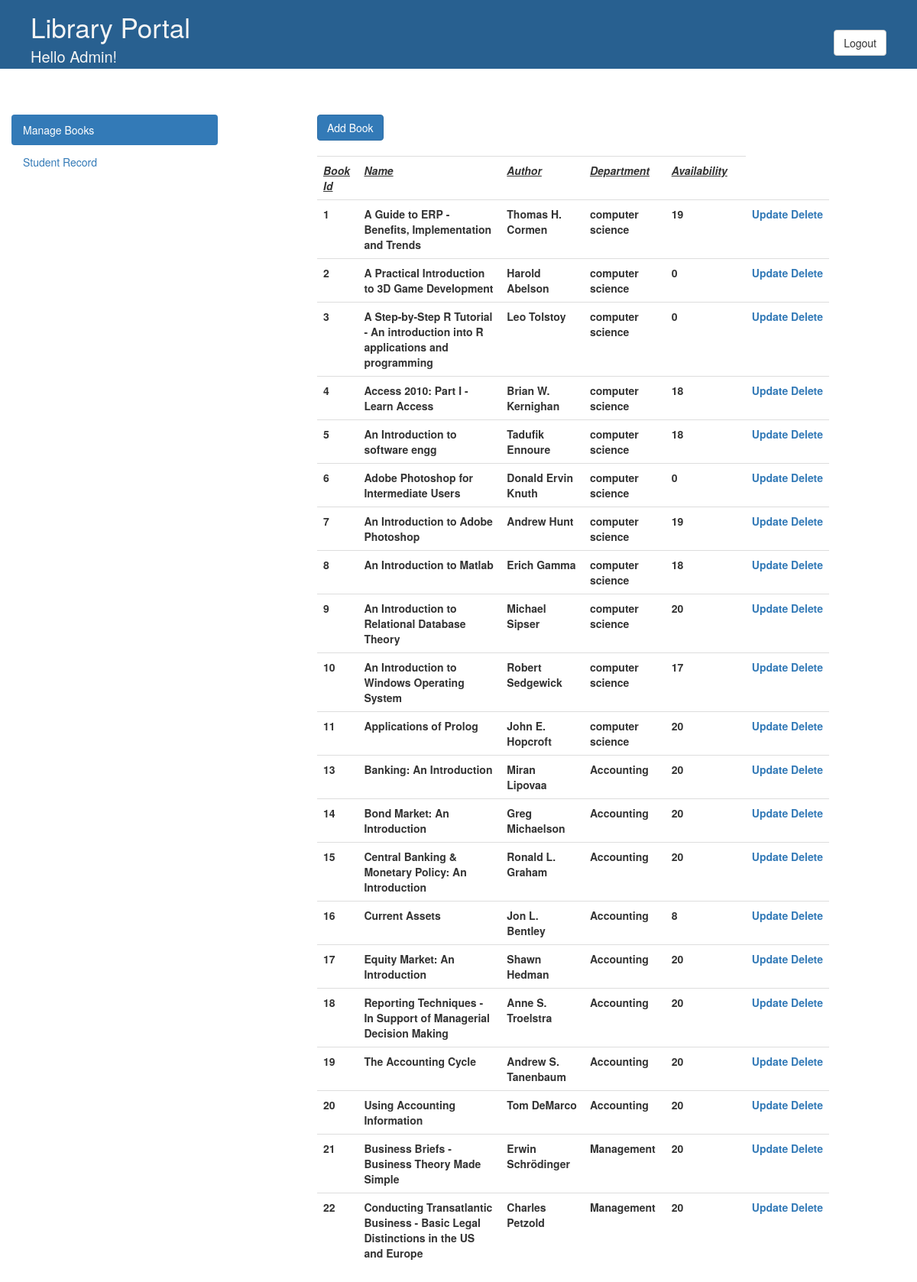
The app's page /admin/managebooks.php (signed in) with its own data.
### tables this page shows
CREATE TABLE `Library` (
  `bid` int(4) NOT NULL,
  `bname` varchar(100) NOT NULL,
  `bauth` varchar(20) NOT NULL,
  `department` varchar(20) NOT NULL,
  `availability` int(11) NOT NULL
);

### admin/managebooks.php (the view, shortened to what this page needs)
<?php
include "loggedin.php";
?>
<!DOCTYPE html>
<html lang="en">
<head>
  <link rel="stylesheet" href="https://maxcdn.bootstrapcdn.com/bootstrap/3.3.7/css/bootstrap.min.css">
</head>
<BODY>
<div class="header" style="background-color:#286090;">
<div class="col-md-12">
<div class="col-md-3"><div style="text-align:justify;font-size: 35px;color:#f5f5f5 ;">Library Portal<br></div><div style="text-align:justify;font-size: 20px;color:#f5f5f5 ;">Hello
<?php
echo "Admin!";
?>
</div></div>
<div class="col-md-6"></div>
<div class="col-md-3"><div style="text-align:right;font-size: 20px;"><br><a href="/logout.php"><button type="button" class="btn btn-default">Logout</button></a>
</div>
</div>
</div>
</div><br><br><br>
    <div class="col-md-3">
      <ul class="nav nav-pills nav-stacked">
        <li class="active"><a href="./managebooks.php">Manage Books</a></li>
        <li><a href="./studentrecord.php">Student Record</a></li>
      </ul>
    </div>
<div class="col-md-1"></div>
<div class="col-md-7">
<div style="text-align:left; color:white;">
<a href="./add.php"><button type="button" class="btn btn-primary">Add Book</button></a>
</div>
<table class="table"style="width:100">
<br><tr>
<th><i><u>Book Id</u></i></th>
<th><i><u>Name</u></i></th>
<th><i><u>Author</u></i></th>
<th><i><u>Department</u></i></th>
<th><i><u>Availability</u></i></th>
<th><i><u></u></i></th>
</tr>
<?php
$sql = "SELECT * FROM Library ORDER BY bid ASC";
$result = $conn->query($sql);
if ($result->num_rows > 0) {
    while($row = $result->fetch_assoc()) {
        echo "<tr><th>".$row["bid"]. "</th><th>".$row["bname"]."</th><th>".$row["bauth"]. "</th><th>".$row["department"]. "</th><th>".$row["availability"]. "</th><th>".$row["bava"]."<th><a href='./availabilitybooks.php?bid=".$row["bid"]."'>Update</a>&nbsp;<a href='./delete.php?bid=".$row["bid"]."'>Delete</a></th></tr></th>";
}}
?>
</table>
</div>
<div class="col-md-1"></div>
</body>
</html>

### admin/managebooks.php (style rules this page uses)
div.header { padding-top: 10px; padding-right: 10px; padding-bottom: 80px; padding-left: 10px; }

### records on screen
library: bid "1", bname "A Guide to ERP - Benefits, Implementation and Trends", bauth "Thomas H. Cormen", department "computer science", availability "19"
library: bid "2", bname "A Practical Introduction to 3D Game Development", bauth "Harold Abelson", department "computer science", availability "0"
library: bid "3", bname "A Step-by-Step R Tutorial - An introduction into R applications and programming", bauth "Leo Tolstoy", department "computer science", availability "0"
library: bid "4", bname "Access 2010: Part I - Learn Access", bauth "Brian W. Kernighan", department "computer science", availability "18"
library: bid "5", bname "An Introduction to software engg", bauth "Tadufik Ennoure", department "computer science", availability "18"
library: bid "6", bname "Adobe Photoshop for Intermediate Users", bauth "Donald Ervin Knuth", department "computer science", availability "0"
library: bid "7", bname "An Introduction to Adobe Photoshop", bauth "Andrew Hunt", department "computer science", availability "19"
library: bid "8", bname "An Introduction to Matlab", bauth "Erich Gamma", department "computer science", availability "18"
library: bid "9", bname "An Introduction to Relational Database Theory", bauth "Michael Sipser", department "computer science", availability "20"
library: bid "10", bname "An Introduction to Windows Operating System", bauth "Robert Sedgewick", department "computer science", availability "17"
library: bid "11", bname "Applications of Prolog", bauth "John E. Hopcroft", department "computer science", availability "20"
library: bid "13", bname "Banking: An Introduction", bauth "Miran Lipovaa", department "Accounting", availability "20"
library: bid "14", bname "Bond Market: An Introduction", bauth "Greg Michaelson", department "Accounting", availability "20"
library: bid "15", bname "Central Banking & Monetary Policy: An Introduction", bauth "Ronald L. Graham", department "Accounting", availability "20"
library: bid "16", bname "Current Assets", bauth "Jon L. Bentley", department "Accounting", availability "8"
library: bid "17", bname "Equity Market: An Introduction", bauth "Shawn Hedman", department "Accounting", availability "20"
library: bid "18", bname "Reporting Techniques - In Support of Managerial Decision Making", bauth "Anne S. Troelstra", department "Accounting", availability "20"
library: bid "19", bname "The Accounting Cycle", bauth "Andrew S. Tanenbaum", department "Accounting", availability "20"
library: bid "20", bname "Using Accounting Information", bauth "Tom DeMarco", department "Accounting", availability "20"
library: bid "21", bname "Business Briefs - Business Theory Made Simple", bauth "Erwin Schrödinger", department "Management", availability "20"
library: bid "22", bname "Conducting Transatlantic Business - Basic Legal Distinctions in the US and Europe", bauth "Charles Petzold", department "Management", availability "20"
